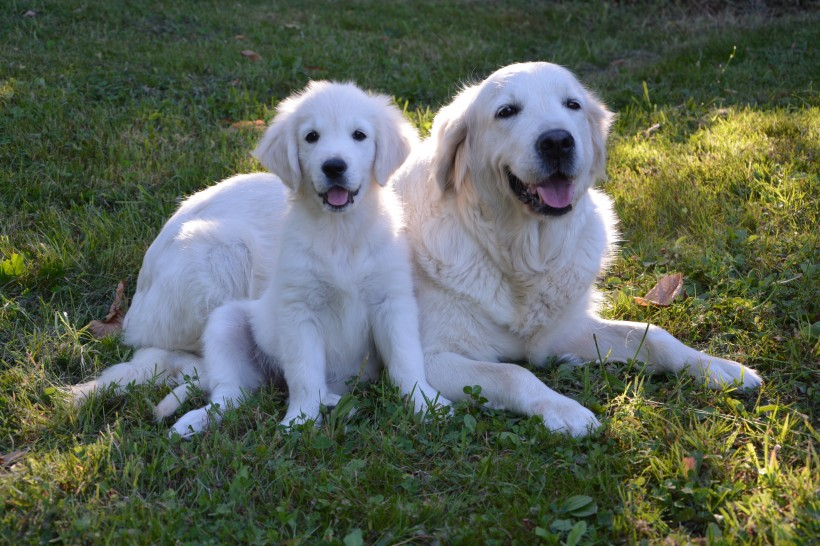
#> input picture test_python/jinmao.jpg, 820 x 546 px, found by its file name
$ python test_opencv.py
#> lines starting #> are read from the running program, lines starting #| are printed output that depends on the picture
"""
输出一个彩色图像的直方图
"""

import cv2
import numpy as np
from matplotlib import pyplot as plt  # img = cv2.imread('/home/aobo/Pictures/IMG_4137.JPG')
img = cv2.imread('jinmao.JPG')
#> img is the input picture: shape (546, 820, 3); mean B, G, R 87.4, 101.1, 92.2
color = ('b', 'g', 'r')
# enumerate():python里的一个新函数
# 它的作用：同时遍历索引(i)和元素(col)
for i, col in enumerate(color):
    histr = cv2.calcHist([img], [i], None, [256], [0, 256])
    plt.plot(histr, color=col)
    plt.xlim([0, 256])
plt.show()
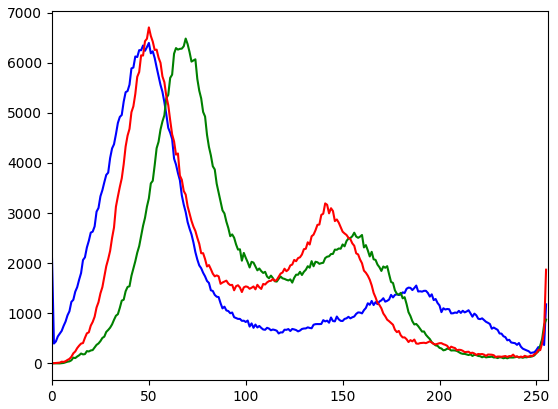
#> figure drawn by matplotlib, 1 panel; curve peaks at x = 50, y = 6394; curve peaks at x = 69, y = 6481; curve peaks at x = 50, y = 6704
